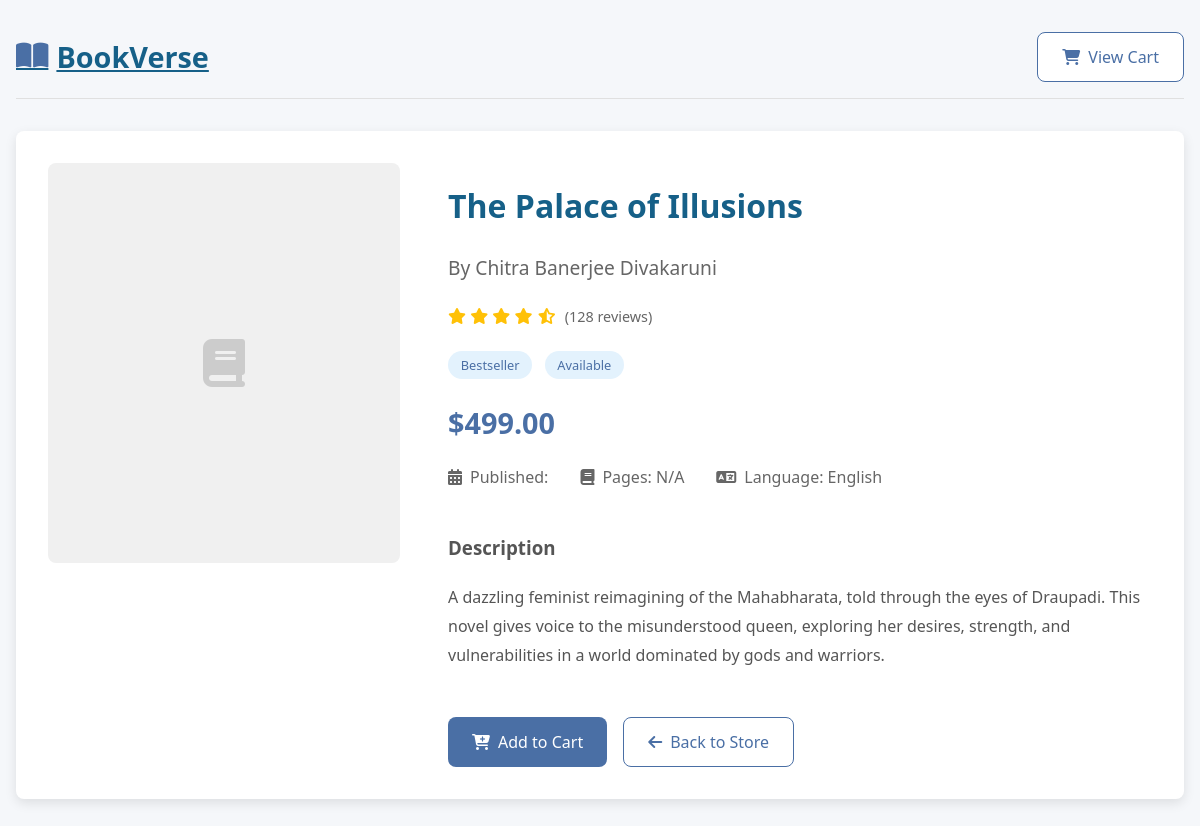
Screenshot of /book/2/ (signed in) with the database file from the repository.
### store/models.py (models this page shows, shortened)
class Book(models.Model):
    title = models.CharField(max_length=100)
    author = models.CharField(max_length=100)
    price = models.DecimalField(max_digits=6, decimal_places=2)
    description = models.TextField()

### store/views.py (the view)
# urls.py: path('book/<int:book_id>/', views.book_detail, name='book_detail'),
@login_required
def book_detail(request, book_id):
    book = get_object_or_404(Book, id=book_id)
    return render(request, 'store/book_detail.html', {'book': book})

### templates/store/book_detail.html (shortened to what this page needs)
<!DOCTYPE html>
<html lang="en">
<head>
    <link rel="stylesheet" href="https://cdnjs.cloudflare.com/ajax/libs/font-awesome/6.4.0/css/all.min.css">
</head>
<body>
    <div class="container">
        <div class="header">
            <a href="{% url 'book_list' %}" class="logo">
                <i class="fas fa-book-open"></i>
                BookVerse
            </a>
            <div>
                <a href="{% url 'view_cart' %}" class="btn btn-outline">
                    <i class="fas fa-shopping-cart"></i>
                    View Cart
                </a>
            </div>
        </div>
        <div class="book-detail-container">
            <div class="book-cover-large">
                {% if book.cover_image %}
                    <img src="{{ book.cover_image.url }}" alt="{{ book.title }}" style="width: 100%; height: 100%; object-fit: cover;">
                {% else %}
                    <i class="fas fa-book"></i>
                {% endif %}
            </div>
            <div class="book-info">
                <h1 class="book-title">{{ book.title }}</h1>
                <p class="book-author">By {{ book.author }}</p>
                <div class="rating">
                    <div class="stars">
                        <i class="fas fa-star"></i>
                        <i class="fas fa-star"></i>
                        <i class="fas fa-star"></i>
                        <i class="fas fa-star"></i>
                        <i class="fas fa-star-half-alt"></i>
                    </div>
                    <span class="reviews">(128 reviews)</span>
                </div>
                <div>
                    <span class="badge">Bestseller</span>
                    <span class="badge">Available</span>
                </div>
                <p class="book-price">${{ book.price }}</p>
                <div class="book-meta">
                    <div class="meta-item">
                        <i class="fas fa-calendar-alt"></i>
                        <span>Published: {{ book.publication_date|date:"F Y" }}</span>
                    </div>
                    <div class="meta-item">
                        <i class="fas fa-book"></i>
                        <span>Pages: {{ book.pages|default:"N/A" }}</span>
                    </div>
                    <div class="meta-item">
                        <i class="fas fa-language"></i>
                        <span>Language: English</span>
                    </div>
                </div>
                <div class="book-description">
                    <h3>Description</h3>
                    <p>{{ book.description }}</p>
                </div>
                <div class="action-buttons">
                    <a href="{% url 'add_to_cart' book.id %}" class="btn btn-primary">
                        <i class="fas fa-cart-plus"></i>
                        Add to Cart
                    </a>
                    <a href="{% url 'book_list' %}" class="btn btn-outline">
                        <i class="fas fa-arrow-left"></i>
                        Back to Store
                    </a>
                </div>
            </div>
        </div>
    </div>
</body>
</html>

### templates/store/book_detail.html (style rules this page uses)
:root { --primary: #4a6fa5; --secondary: #166088; --accent: #4fc3f7; --light: #f8f9fa; --dark: #212529; --success: #28a745; --border-radius: 8px; --box-shadow: 0 4px 12px rgba(0, 0, 0, 0.1); }
body { font-family: 'Segoe UI', Tahoma, Geneva, Verdana, sans-serif; background-color: #f5f7fa; margin: 0; padding: 0; color: var(--dark); }
.container { max-width: 1200px; margin: 2rem auto; padding: 0 1rem; }
.header { display: flex; justify-content: space-between; align-items: center; margin-bottom: 2rem; padding-bottom: 1rem; border-bottom: 1px solid #e0e0e0; }
.logo { font-size: 1.8rem; font-weight: 700; color: var(--secondary); display: flex; align-items: center; }
.logo i { margin-right: 0.5rem; color: var(--primary); }
.btn { padding: 0.8rem 1.5rem; border-radius: var(--border-radius); text-decoration: none; font-weight: 500; transition: all 0.3s ease; display: inline-flex; align-items: center; gap: 0.5rem; border: none; cursor: pointer; font-size: 1rem; }
.btn-primary { background-color: var(--primary); color: white; }
.btn-outline { border: 1px solid var(--primary); color: var(--primary); background: white; }
.book-detail-container { display: grid; grid-template-columns: 1fr 2fr; gap: 3rem; background: white; border-radius: var(--border-radius); box-shadow: var(--box-shadow); overflow: hidden; padding: 2rem; }
.book-cover-large { height: 400px; background-color: #f0f0f0; display: flex; align-items: center; justify-content: center; border-radius: var(--border-radius); }
.book-cover-large i { font-size: 3rem; color: #ccc; }
.book-info { display: flex; flex-direction: column; }
.book-title { font-size: 2rem; font-weight: 700; margin-bottom: 0.5rem; color: var(--secondary); }
.book-author { font-size: 1.2rem; color: #666; margin-bottom: 1.5rem; }
.book-meta { display: flex; gap: 2rem; margin-bottom: 1.5rem; }
.meta-item { display: flex; align-items: center; gap: 0.5rem; color: #666; }
.book-price { font-size: 1.8rem; font-weight: 700; color: var(--primary); margin: 1.5rem 0; }
.book-description { line-height: 1.8; color: #555; margin-bottom: 2rem; }
.action-buttons { display: flex; gap: 1rem; margin-top: auto; }
.rating { display: flex; align-items: center; gap: 0.5rem; margin-bottom: 1.5rem; }
.stars { color: #ffc107; }
.reviews { color: #666; font-size: 0.9rem; }
.badge { display: inline-block; padding: 0.3rem 0.8rem; background-color: #e3f2fd; color: var(--primary); border-radius: 20px; font-size: 0.8rem; font-weight: 500; margin-right: 0.5rem; }

### rows the page displays
Book: title "The Palace of Illusions", author "Chitra Banerjee Divakaruni", price "499.00", description "A dazzling feminist reimagining of the Mahabharata, told through the eyes of Draupadi. This novel gives voice to the misunderstood queen, exploring her desires, strength, and vulnerabilities in a world dominated by gods and warriors."

### other values shown
{{ book.pages|default:"N/A" }} "N/A"
